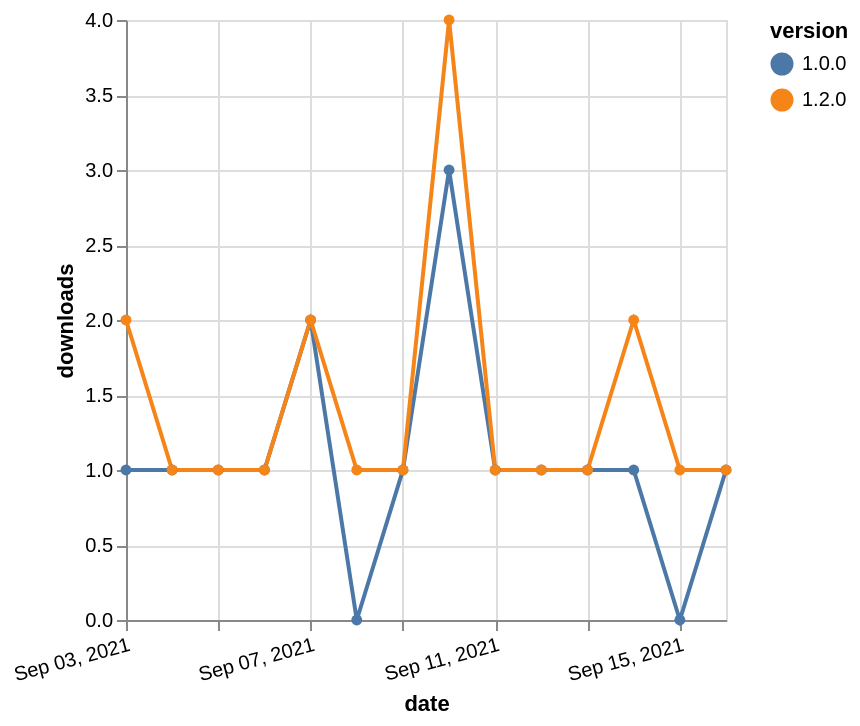

The specification (Vega-Lite) saved for this image:
### Vega-Lite specification from a JSON file in a GitHub repository (floating-point values rounded to 4 significant figures)
{"$schema": "https://vega.github.io/schema/vega-lite/v5.json", "description": "A simple bar chart with embedded data.", "data": {"values": [{"date": "2021-09-03", "total": 203, "delta": 1, "version": "1.0.0"}, {"date": "2021-09-04", "total": 204, "delta": 1, "version": "1.0.0"}, {"date": "2021-09-05", "total": 205, "delta": 1, "version": "1.0.0"}, {"date": "2021-09-06", "total": 206, "delta": 1, "version": "1.0.0"}, {"date": "2021-09-07", "total": 208, "delta": 2, "version": "1.0.0"}, {"date": "2021-09-08", "total": 208, "delta": 0, "version": "1.0.0"}, {"date": "2021-09-09", "total": 209, "delta": 1, "version": "1.0.0"}, {"date": "2021-09-10", "total": 212, "delta": 3, "version": "1.0.0"}, {"date": "2021-09-11", "total": 213, "delta": 1, "version": "1.0.0"}, {"date": "2021-09-12", "total": 214, "delta": 1, "version": "1.0.0"}, {"date": "2021-09-13", "total": 215, "delta": 1, "version": "1.0.0"}, {"date": "2021-09-14", "total": 216, "delta": 1, "version": "1.0.0"}, {"date": "2021-09-15", "total": 216, "delta": 0, "version": "1.0.0"}, {"date": "2021-09-16", "total": 217, "delta": 1, "version": "1.0.0"}, {"date": "2021-09-03", "total": 130, "delta": 2, "version": "1.2.0"}, {"date": "2021-09-04", "total": 131, "delta": 1, "version": "1.2.0"}, {"date": "2021-09-05", "total": 132, "delta": 1, "version": "1.2.0"}, {"date": "2021-09-06", "total": 133, "delta": 1, "version": "1.2.0"}, {"date": "2021-09-07", "total": 135, "delta": 2, "version": "1.2.0"}, {"date": "2021-09-08", "total": 136, "delta": 1, "version": "1.2.0"}, {"date": "2021-09-09", "total": 137, "delta": 1, "version": "1.2.0"}, {"date": "2021-09-10", "total": 141, "delta": 4, "version": "1.2.0"}, {"date": "2021-09-11", "total": 142, "delta": 1, "version": "1.2.0"}, {"date": "2021-09-12", "total": 143, "delta": 1, "version": "1.2.0"}, {"date": "2021-09-13", "total": 144, "delta": 1, "version": "1.2.0"}, {"date": "2021-09-14", "total": 146, "delta": 2, "version": "1.2.0"}, {"date": "2021-09-15", "total": 147, "delta": 1, "version": "1.2.0"}, {"date": "2021-09-16", "total": 148, "delta": 1, "version": "1.2.0"}]}, "width": "container", "mark": {"type": "line", "point": {"filled": true}}, "encoding": {"x": {"field": "date", "type": "temporal", "timeUnit": "yearmonthdate", "title": "date", "axis": {"labelAngle": -15}}, "y": {"field": "delta", "type": "quantitative", "title": "downloads"}, "color": {"field": "version", "type": "nominal"}, "tooltip": {"field": "delta"}}}
